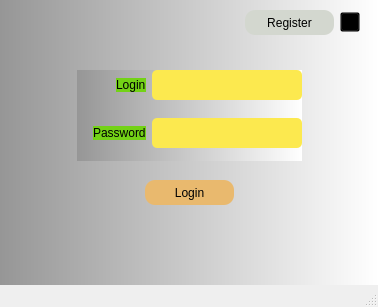
<?xml version="1.0" encoding="UTF-8"?>
<ui version="4.0">
 <class>MainWindow</class>
 <widget class="QMainWindow" name="MainWindow">
  <property name="geometry">
   <rect>
    <x>0</x>
    <y>0</y>
    <width>378</width>
    <height>307</height>
   </rect>
  </property>
  <property name="windowTitle">
   <string>MainWindow</string>
  </property>
  <property name="layoutDirection">
   <enum>Qt::LeftToRight</enum>
  </property>
  <property name="tabShape">
   <enum>QTabWidget::Rounded</enum>
  </property>
  <widget class="QWidget" name="centralwidget">
   <property name="styleSheet">
    <string notr="true">background-color: qlineargradient(spread:pad, x1:0, y1:0, x2:1, y2:0, stop:0 rgba(150, 150, 150, 255), stop:1 rgba(255, 255, 255, 255));</string>
   </property>
   <widget class="QWidget" name="verticalLayoutWidget">
    <property name="geometry">
     <rect>
      <x>77</x>
      <y>70</y>
      <width>225</width>
      <height>91</height>
     </rect>
    </property>
    <layout class="QGridLayout" name="gridLayout">
     <item row="0" column="0" alignment="Qt::AlignRight|Qt::AlignVCenter">
      <widget class="QLabel" name="LoginLabel">
       <property name="sizePolicy">
        <sizepolicy hsizetype="Minimum" vsizetype="Maximum">
         <horstretch>0</horstretch>
         <verstretch>0</verstretch>
        </sizepolicy>
       </property>
       <property name="maximumSize">
        <size>
         <width>100</width>
         <height>50</height>
        </size>
       </property>
       <property name="styleSheet">
        <string notr="true">background-color: rgb(115, 210, 22);
border-radius: 8px;</string>
       </property>
       <property name="text">
        <string>Login</string>
       </property>
       <property name="buddy">
        <cstring>lineEditLogin</cstring>
       </property>
      </widget>
     </item>
     <item row="1" column="0" alignment="Qt::AlignRight|Qt::AlignVCenter">
      <widget class="QLabel" name="PasswordLabel">
       <property name="sizePolicy">
        <sizepolicy hsizetype="Maximum" vsizetype="Maximum">
         <horstretch>0</horstretch>
         <verstretch>0</verstretch>
        </sizepolicy>
       </property>
       <property name="maximumSize">
        <size>
         <width>100</width>
         <height>50</height>
        </size>
       </property>
       <property name="styleSheet">
        <string notr="true">background-color: rgb(115, 210, 22);
border-radius: 8px;</string>
       </property>
       <property name="text">
        <string>Password</string>
       </property>
       <property name="buddy">
        <cstring>lineEditPassword</cstring>
       </property>
      </widget>
     </item>
     <item row="0" column="1">
      <widget class="QLineEdit" name="lineEditLogin">
       <property name="sizePolicy">
        <sizepolicy hsizetype="Maximum" vsizetype="Maximum">
         <horstretch>150</horstretch>
         <verstretch>30</verstretch>
        </sizepolicy>
       </property>
       <property name="minimumSize">
        <size>
         <width>150</width>
         <height>30</height>
        </size>
       </property>
       <property name="styleSheet">
        <string notr="true">QLineEdit#lineEditLogin {
  border-radius: 5px;
  background-color: rgb(252, 233, 79);
}

QLineEdit#lineEditLogin:hover{
  border: 1px solid black;
  background-color: rgb(138, 226, 52);
}</string>
       </property>
      </widget>
     </item>
     <item row="1" column="1" alignment="Qt::AlignHCenter|Qt::AlignVCenter">
      <widget class="QLineEdit" name="lineEditPassword">
       <property name="sizePolicy">
        <sizepolicy hsizetype="Maximum" vsizetype="Maximum">
         <horstretch>150</horstretch>
         <verstretch>30</verstretch>
        </sizepolicy>
       </property>
       <property name="minimumSize">
        <size>
         <width>150</width>
         <height>30</height>
        </size>
       </property>
       <property name="styleSheet">
        <string notr="true">QLineEdit#lineEditPassword {
  border-radius: 5px;
  background-color: rgb(252, 233, 79);
}

QLineEdit#lineEditPassword:hover{
  border: 1px solid black;
  background-color: rgb(138, 226, 52);
}</string>
       </property>
      </widget>
     </item>
    </layout>
   </widget>
   <widget class="QPushButton" name="LoginButton">
    <property name="geometry">
     <rect>
      <x>145</x>
      <y>180</y>
      <width>89</width>
      <height>25</height>
     </rect>
    </property>
    <property name="styleSheet">
     <string notr="true">QPushButton#LoginButton {
  border-radius: 10px;
  background-color: rgb(233, 185, 110);
}

QPushButton#LoginButton:hover {
  border: 1px solid black;
  background-color: rgb(204, 0, 0);
  font: italic;
}

</string>
    </property>
    <property name="text">
     <string>Login</string>
    </property>
   </widget>
   <widget class="QPushButton" name="RegisterButton">
    <property name="geometry">
     <rect>
      <x>245</x>
      <y>10</y>
      <width>89</width>
      <height>25</height>
     </rect>
    </property>
    <property name="styleSheet">
     <string notr="true">QPushButton#RegisterButton {
  border-radius: 10px;
  background-color: rgb(211, 215, 207);
}

QPushButton#RegisterButton:hover {
  border: 1px solid black;
  background-color: rgb(136, 138, 133);
  font: italic;
}</string>
    </property>
    <property name="text">
     <string>Register</string>
    </property>
   </widget>
   <widget class="QPushButton" name="ExitButton">
    <property name="geometry">
     <rect>
      <x>340</x>
      <y>12</y>
      <width>20</width>
      <height>20</height>
     </rect>
    </property>
    <property name="minimumSize">
     <size>
      <width>20</width>
      <height>20</height>
     </size>
    </property>
    <property name="maximumSize">
     <size>
      <width>20</width>
      <height>20</height>
     </size>
    </property>
    <property name="styleSheet">
     <string notr="true">QPushButton {
  background-color: transparent;
}

QPushButton:hover {
  background-color: white;
}</string>
    </property>
    <property name="text">
     <string/>
    </property>
   </widget>
  </widget>
  <widget class="QMenuBar" name="menubar">
   <property name="geometry">
    <rect>
     <x>0</x>
     <y>0</y>
     <width>378</width>
     <height>22</height>
    </rect>
   </property>
  </widget>
  <widget class="QStatusBar" name="statusbar"/>
 </widget>
 <resources/>
 <connections/>
</ui>
